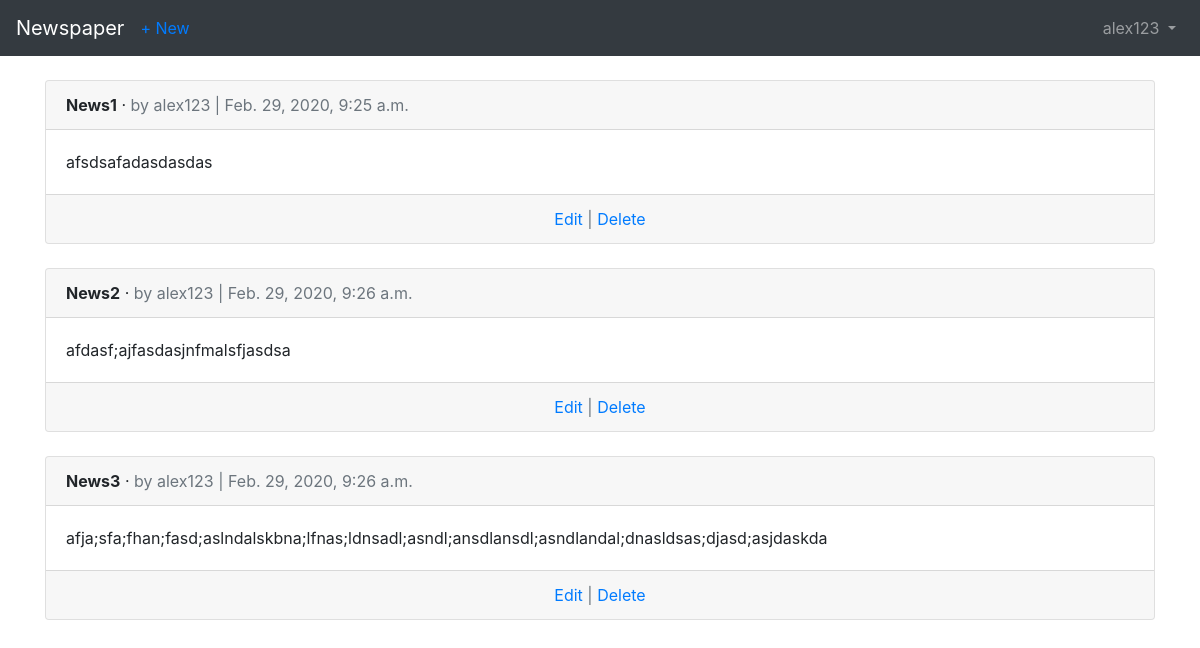
/articles/ (signed in), run on an earlier commit of the app's database.
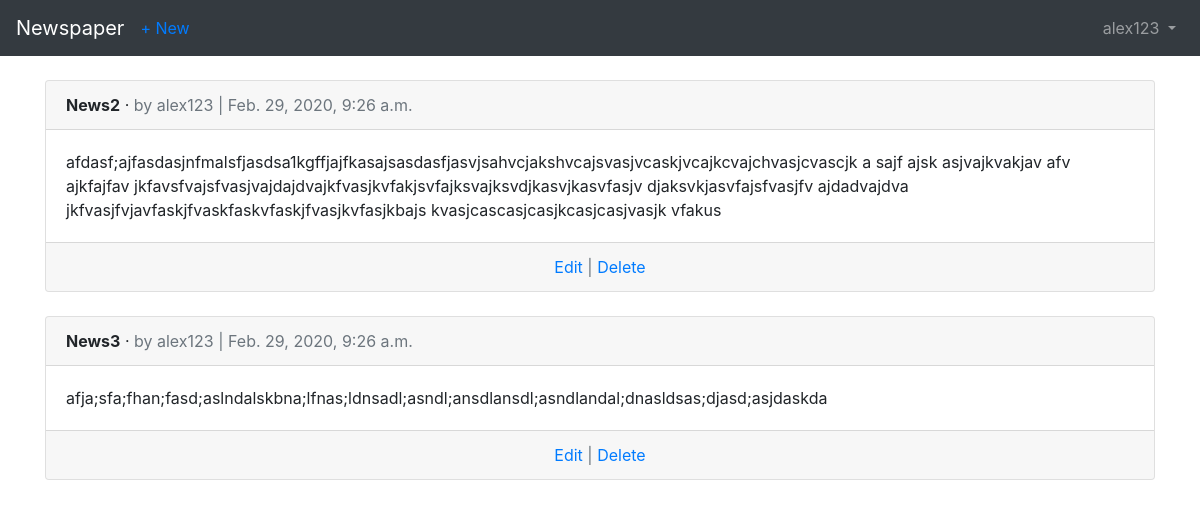
And on a later commit of the database.
### articles/models.py (models this page shows, shortened)
class Article(models.Model):
    title = models.CharField(max_length=255)
    body = models.TextField()
    date = models.DateTimeField(auto_now_add=True)
    author = models.ForeignKey(
        get_user_model(),
        on_delete=models.CASCADE,
    )

### users/models.py (models this page shows)
class CustomUser(AbstractUser):
    age = models.PositiveIntegerField(null=True, blank=True)

### articles/views.py (the view)
# urls.py: path('', ArticleListView.as_view(), name='article_list'),
class ArticleListView(LoginRequiredMixin, ListView):
    model = Article
    template_name = 'article_list.html'
    login_url = 'login'

### templates/article_list.html (shortened to what this page needs)
{% extends 'base.html' %}
{% block content %}
  {% for article in object_list %}
    <div class="card">
      <div class="card-header">
        <span class="font-weight-bold">{{ article.title }}</span> &middot;
        <span class="text-muted">by {{ article.author }} | {{ article.date }}</span>
      </div>
      <div class="card-body">
        {{ article.body }}
      </div>
      <div class="card-footer text-center text-muted">
        <a href="{% url 'article_edit' article.pk %}">Edit</a> |
        <a href="{% url 'article_delete' article.pk %}">Delete</a>
      </div>
    </div>
    <br />
  {% endfor %}
{% endblock content %}

What changed in the data, as far as the page shows it:
removed Article: title "News1", author "alex123", date "Feb. 29, 2020, 9:25 a.m.", body "afsdsafadasdasdas"
changed Article "News2": body "afdasf;ajfasdasjnfmalsfjasdsa" → "afdasf;ajfasdasjnfmalsfjasdsa1kgffjajfkasajsasdasfjasvjsahvcjakshvcajsvasjvcaskjvcajkcvajchvasjcvascjk a sajf ajsk asjvajkvakjav afv ajkfajfav jkfavsfvajsfvasjvajdajdvajkfvasjkvfakjsvfajksvajksvdjkasvjkasvfasjv djaksvkjasvfajsfvasjfv ajdadvajdva jkfvasjfvjavfaskjfvaskfaskvfaskjfvasjkvfasjkbajs kvasjcascasjcasjkcasjcasjvasjk vfakus"
